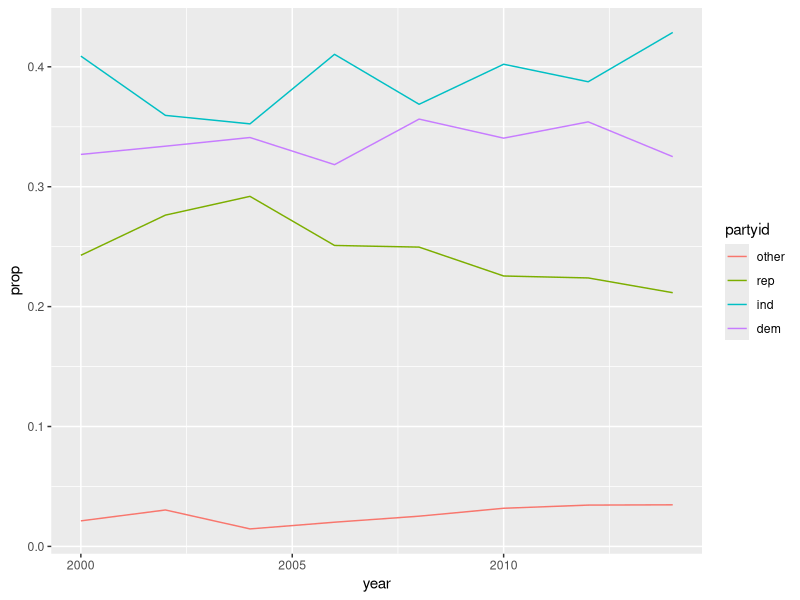

Recreate this plot in R.
library(tidyverse)
library(forcats)

as_tibble(gss_cat)

#q1
sumyear <- gss_cat %>%
        group_by(year) %>%
        summarise(sumyear = n()) #this creates a table with count of rows per year, to be used to calculate proportion

gss_cat %>%
        mutate(partyid = fct_collapse(partyid,
                                      other = c("No answer", "Don't know", "Other party"),
                                      rep = c("Strong republican", "Not str republican"),
                                      ind = c("Ind,near rep", "Independent", "Ind,near dem"),
                                      dem = c("Not str democrat", "Strong democrat")
                                         )) %>%
        group_by(year) %>%
        count(partyid, year) %>%
        left_join(sumyear, by = "year") %>%
        mutate(prop = n/sumyear) %>%
        ggplot() +
        geom_line(aes(x = year, y = prop, color = partyid)) 

#q2
gss_cat %>%
        mutate(rincome = fct_collapse ( rincome,
                                        "No data" = c("Refused", "Not applicable", "Don't know", "No answer"),
                                        "$0 - 4999" = c("$3000 to 3999", "$1000 to 2999", "Lt $1000", "$4000 to 4999"),
                                        "$5000 - 9999" = c("$8000 to 9999", "$7000 to 7999", "$5000 to 5999", "$6000 to 6999")
                                        ))